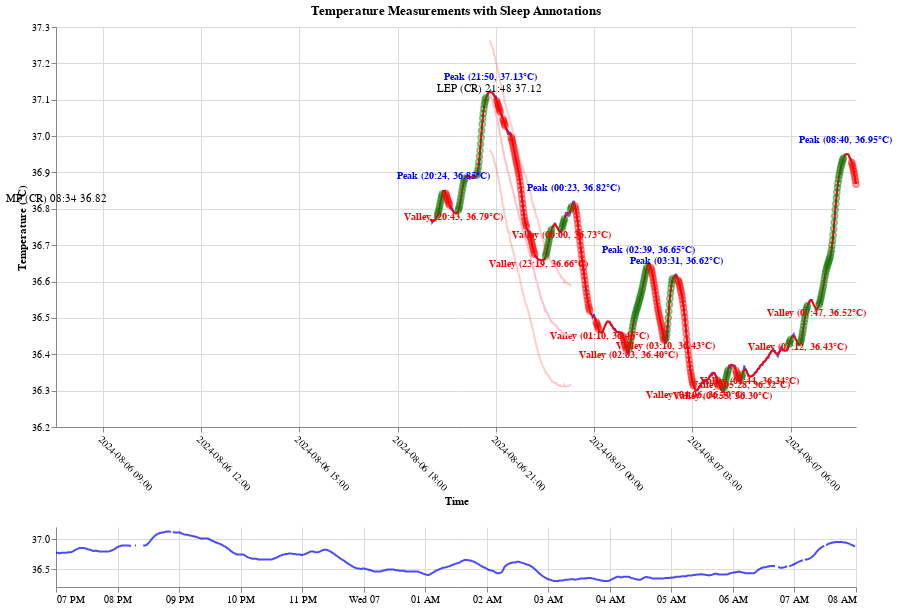

Source (notebook cell):
### Code cell
import circadian
reload(circadian)


def do_it_all(day: str, start_time: str = '06:00:00Z', end_time: str = '12:00:00Z'):
    merged = merge_all_types()
    chart = circadian.do_it_all(day_data, day, start_time, end_time, merged, all_processed, post_lep_stats)
    display(chart)
    if merged is not None:
        vs_lep_avg = circadian.compare_night_to_average(all_processed, merged, post_lep_stats, day)
        display("Comparing to average period after LEP", vs_lep_avg)

do_it_all('2024-08-06', '19:00:00Z', '08:00:00Z')

### Figure 1 — Vega-Lite specification as saved in the notebook (floating-point values rounded to 4 significant figures; data arrays with more than 128 entries replaced by an {"elided": "..."} marker saying what was removed)
{"config": {"view": {"continuousWidth": 300, "continuousHeight": 300, "stroke": null}, "axis": {"grid": true, "gridColor": "#DCDCDC"}}, "vconcat": [{"layer": [{"data": {"name": "data-7515fc1eb3eb4164959847e29182effe"}, "mark": {"type": "line", "color": "blue", "opacity": 0.7, "strokeWidth": 1.5}, "encoding": {"tooltip": [{"field": "time", "format": "%Y-%m-%d %H:%M:%S", "type": "temporal"}, {"field": "Temp", "type": "quantitative"}], "x": {"axis": {"format": "%Y-%m-%d %H:%M", "labelAngle": 45, "tickCount": 10, "title": "Time"}, "field": "time", "scale": {"domain": {"param": "brush"}}, "type": "temporal"}, "y": {"axis": {"title": "Temperature (°C)"}, "field": "Temp", "scale": {"zero": false}, "type": "quantitative"}}}, {"data": {"name": "data-7515fc1eb3eb4164959847e29182effe"}, "mark": {"type": "line", "color": "red", "strokeWidth": 2}, "encoding": {"tooltip": [{"field": "time", "format": "%Y-%m-%d %H:%M:%S", "type": "temporal"}, {"field": "Temp_Smoothed_Savgol", "type": "quantitative"}], "x": {"field": "time", "type": "temporal"}, "y": {"field": "Temp_Smoothed_Savgol", "type": "quantitative"}}}, {"data": {"name": "data-79b51aef32191066b1d9a9d2fb2ba375"}, "mark": {"type": "point", "color": "green", "opacity": 0.5, "size": 30}, "encoding": {"tooltip": [{"field": "time", "format": "%Y-%m-%d %H:%M:%S", "type": "temporal"}, {"field": "Temp_Smoothed_Savgol", "type": "quantitative"}, {"field": "feature", "type": "nominal"}], "x": {"field": "time", "type": "temporal"}, "y": {"field": "Temp_Smoothed_Savgol", "type": "quantitative"}}}, {"data": {"name": "data-c3d2a940092719fcf8cef648dc03ee00"}, "mark": {"type": "point", "color": "red", "opacity": 0.5, "size": 30}, "encoding": {"tooltip": [{"field": "time", "format": "%Y-%m-%d %H:%M:%S", "type": "temporal"}, {"field": "Temp_Smoothed_Savgol", "type": "quantitative"}, {"field": "feature", "type": "nominal"}], "x": {"field": "time", "type": "temporal"}, "y": {"field": "Temp_Smoothed_Savgol", "type": "quantitative"}}}, {"data": {"name": "data-d6a37472d9084230552316eecad60558"}, "mark": {"type": "text", "align": "center", "baseline": "bottom", "dy": -10, "fontSize": 10, "fontWeight": "bold"}, "encoding": {"color": {"value": "blue"}, "text": {"field": "feature", "type": "nominal"}, "x": {"field": "time", "type": "temporal"}, "y": {"field": "Temp_Smoothed_Savgol", "type": "quantitative"}}}, {"data": {"name": "data-49dd0a0decac3922b52ac9d73cc64de7"}, "mark": {"type": "text", "align": "center", "baseline": "bottom", "dy": 10, "fontSize": 10, "fontWeight": "bold"}, "encoding": {"color": {"value": "red"}, "text": {"field": "feature", "type": "nominal"}, "x": {"field": "time", "type": "temporal"}, "y": {"field": "Temp_Smoothed_Savgol", "type": "quantitative"}}}, {"data": {"name": "data-0d17ba40cc3245f7f21fb1bb0a7ed352"}, "mark": {"type": "text", "align": "center", "dy": -3}, "encoding": {"text": {"field": "text", "type": "nominal"}, "x": {"field": "x", "type": "temporal"}, "y": {"field": "y", "type": "quantitative"}}}, {"data": {"name": "data-7ee51ecce671ff0e7dd2403303b1db67"}, "mark": {"type": "line", "color": "pink", "strokeWidth": 2}, "encoding": {"x": {"field": "time", "type": "temporal"}, "y": {"field": "mean", "type": "quantitative"}}}, {"data": {"name": "data-7ee51ecce671ff0e7dd2403303b1db67"}, "mark": {"type": "line", "color": "red", "opacity": 0.2}, "encoding": {"x": {"field": "time", "type": "temporal"}, "y": {"field": "std1_lower", "type": "quantitative"}}}, {"data": {"name": "data-7ee51ecce671ff0e7dd2403303b1db67"}, "mark": {"type": "line", "color": "red", "opacity": 0.2}, "encoding": {"x": {"field": "time", "type": "temporal"}, "y": {"field": "std1_upper", "type": "quantitative"}}}], "height": 400, "title": "Temperature Measurements with Sleep Annotations", "width": 800}, {"data": {"name": "data-7515fc1eb3eb4164959847e29182effe"}, "mark": {"type": "line", "color": "blue", "opacity": 0.7}, "encoding": {"x": {"axis": {"labelAngle": 0, "tickCount": 10, "title": ""}, "field": "time", "type": "temporal"}, "y": {"axis": {"tickCount": 3, "title": ""}, "field": "Temp", "scale": {"zero": false}, "type": "quantitative"}}, "height": 60, "name": "view_4", "width": 800}], "params": [{"name": "brush", "select": {"type": "interval", "encodings": ["x"]}, "views": ["view_4"]}], "$schema": "https://vega.github.io/schema/vega-lite/v5.20.1.json", "datasets": {"data-7515fc1eb3eb4164959847e29182effe": {"elided": "781 records"}, "data-79b51aef32191066b1d9a9d2fb2ba375": {"elided": "186 records"}, "data-c3d2a940092719fcf8cef648dc03ee00": {"elided": "173 records"}, "data-d6a37472d9084230552316eecad60558": [{"time": "2024-08-06T20:24:00+01:00", "Temp": 36.85, "Temp_Interpolated": 36.85, "Temp_Smoothed_Savgol": 36.85, "feature": "Peak (20:24, 36.85°C)"}, {"time": "2024-08-06T21:50:00+01:00", "Temp": 37.13, "Temp_Interpolated": 37.13, "Temp_Smoothed_Savgol": 37.12, "feature": "Peak (21:50, 37.13°C)"}, {"time": "2024-08-07T00:23:00+01:00", "Temp": 36.82, "Temp_Interpolated": 36.82, "Temp_Smoothed_Savgol": 36.81, "feature": "Peak (00:23, 36.82°C)"}, {"time": "2024-08-07T02:39:00+01:00", "Temp": 36.65, "Temp_Interpolated": 36.65, "Temp_Smoothed_Savgol": 36.65, "feature": "Peak (02:39, 36.65°C)"}, {"time": "2024-08-07T03:31:00+01:00", "Temp": 36.62, "Temp_Interpolated": 36.62, "Temp_Smoothed_Savgol": 36.61, "feature": "Peak (03:31, 36.62°C)"}, {"time": "2024-08-07T08:40:00+01:00", "Temp": 36.95, "Temp_Interpolated": 36.95, "Temp_Smoothed_Savgol": 36.95, "feature": "Peak (08:40, 36.95°C)"}], "data-49dd0a0decac3922b52ac9d73cc64de7": [{"time": "2024-08-06T20:43:00+01:00", "Temp": 36.79, "Temp_Interpolated": 36.79, "Temp_Smoothed_Savgol": 36.79, "feature": "Valley (20:43, 36.79°C)"}, {"time": "2024-08-06T23:19:00+01:00", "Temp": 36.66, "Temp_Interpolated": 36.66, "Temp_Smoothed_Savgol": 36.66, "feature": "Valley (23:19, 36.66°C)"}, {"time": "2024-08-07T00:00:00+01:00", "Temp": 36.73, "Temp_Interpolated": 36.73, "Temp_Smoothed_Savgol": 36.74, "feature": "Valley (00:00, 36.73°C)"}, {"time": "2024-08-07T01:10:00+01:00", "Temp": 36.46, "Temp_Interpolated": 36.46, "Temp_Smoothed_Savgol": 36.46, "feature": "Valley (01:10, 36.46°C)"}, {"time": "2024-08-07T02:03:00+01:00", "Temp": 36.4, "Temp_Interpolated": 36.4, "Temp_Smoothed_Savgol": 36.41, "feature": "Valley (02:03, 36.40°C)"}, {"time": "2024-08-07T03:10:00+01:00", "Temp": 36.43, "Temp_Interpolated": 36.43, "Temp_Smoothed_Savgol": 36.44, "feature": "Valley (03:10, 36.43°C)"}, {"time": "2024-08-07T04:06:00+01:00", "Temp": 36.3, "Temp_Interpolated": 36.3, "Temp_Smoothed_Savgol": 36.3, "feature": "Valley (04:06, 36.30°C)"}, {"time": "2024-08-07T04:55:00+01:00", "Temp": 36.3, "Temp_Interpolated": 36.3, "Temp_Smoothed_Savgol": 36.3, "feature": "Valley (04:55, 36.30°C)"}, {"time": "2024-08-07T05:28:00+01:00", "Temp": 36.32, "Temp_Interpolated": 36.32, "Temp_Smoothed_Savgol": 36.33, "feature": "Valley (05:28, 36.32°C)"}, {"time": "2024-08-07T05:44:00+01:00", "Temp": 36.34, "Temp_Interpolated": 36.34, "Temp_Smoothed_Savgol": 36.34, "feature": "Valley (05:44, 36.34°C)"}, {"time": "2024-08-07T07:12:00+01:00", "Temp": 36.43, "Temp_Interpolated": 36.43, "Temp_Smoothed_Savgol": 36.43, "feature": "Valley (07:12, 36.43°C)"}, {"time": "2024-08-07T07:47:00+01:00", "Temp": 36.52, "Temp_Interpolated": 36.52, "Temp_Smoothed_Savgol": 36.53, "feature": "Valley (07:47, 36.52°C)"}], "data-0d17ba40cc3245f7f21fb1bb0a7ed352": [{"x": "2024-08-06T21:48:00+01:00", "y": 37.12, "text": "LEP (CR) 21:48 37.12"}, {"x": "2024-08-06T08:34:00+01:00", "y": 36.82, "text": "MP (CR) 08:34 36.82"}], "data-7ee51ecce671ff0e7dd2403303b1db67": {"elided": "151 records"}}}
